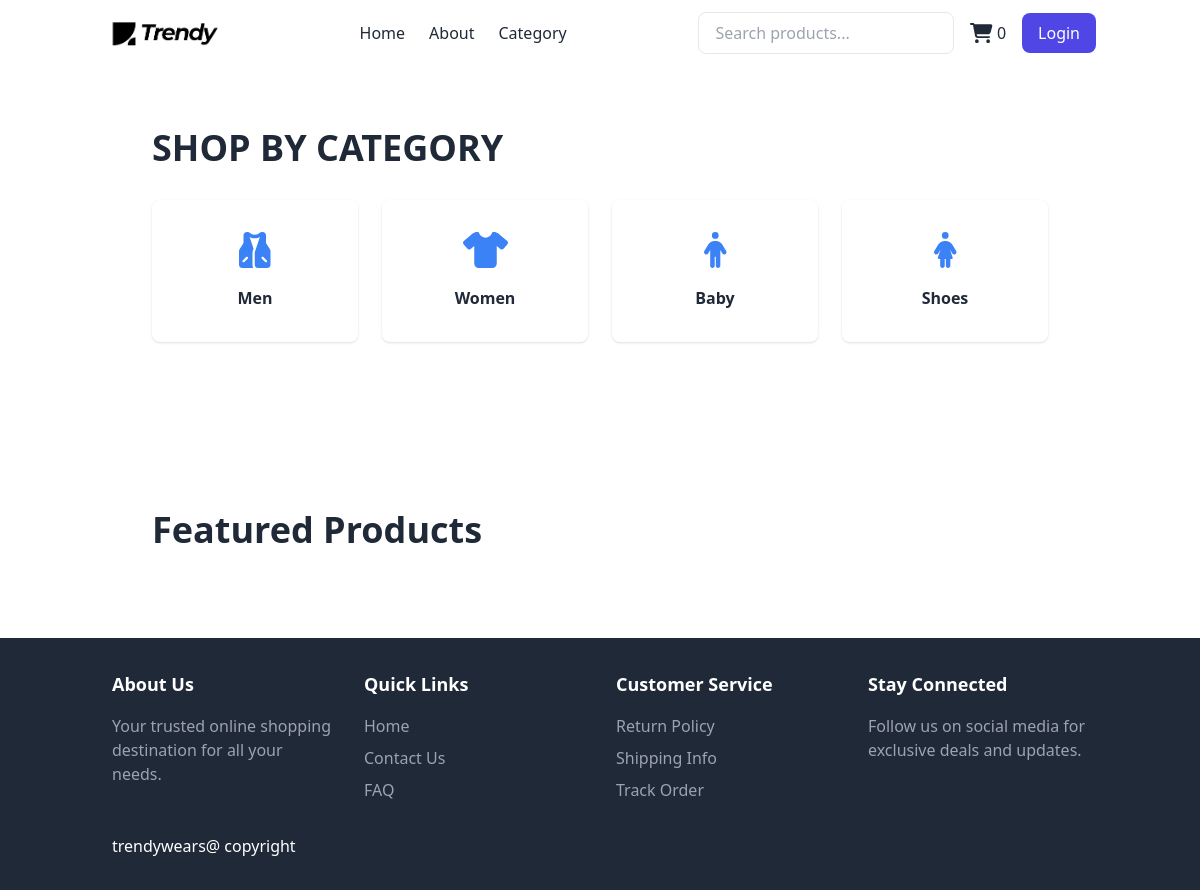
/category/baby, run on an earlier commit of the app's database.
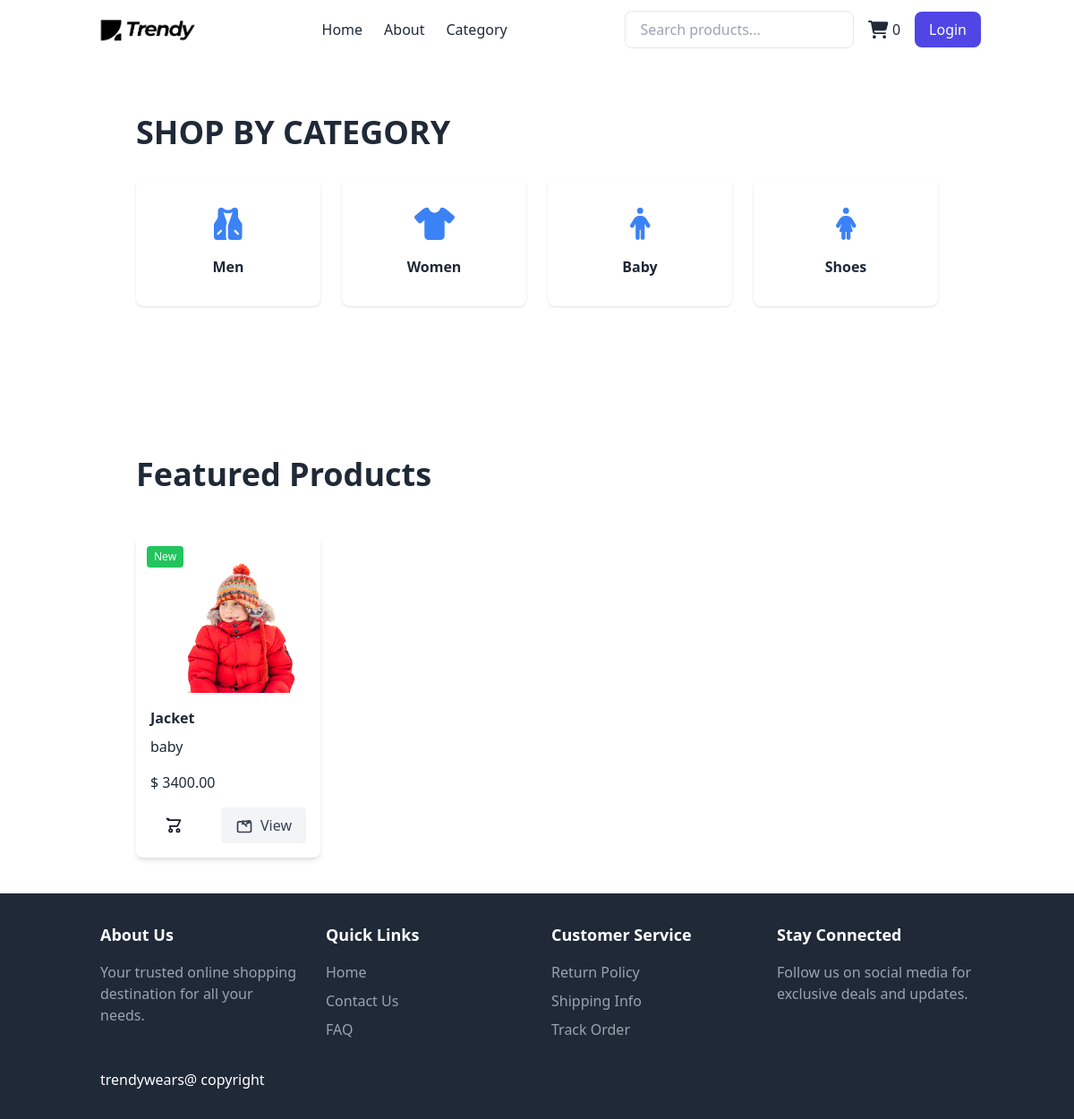
And on a later commit of the database.
### store/models.py (models this page shows, shortened)
class Product(models.Model):
    name=models.CharField(max_length=100)
    price=models.DecimalField(default=0,decimal_places=2,max_digits=6)
    Category=models.ForeignKey(Category,on_delete=models.CASCADE,default=1)
    description=models.CharField(max_length=250,default='',blank=True,null=True)
    image=models.ImageField(upload_to='uploads/product/')
    is_sale=models.BooleanField(default=False)
    sale_price=models.DecimalField(default=0,decimal_places=2,max_digits=6)
    created_at = models.DateField(default=timezone.now)  # Using timezone.now() here
    @property
    def is_new(self):
        return timezone.now().date() - self.created_at <= timedelta(days=7)

class Category(models.Model):
    name = models.CharField(max_length=50)  # Category name (max 50 chars)
    def __str__(self):
        return self.name  # Returns category name as string
    class Meta:
        verbose_name_plural = 'categories'  # Admin plural name

### store/views.py (the view)
# urls.py: path('category/<str:foo>',views.category_page, name='category'),
def category_page(request, foo):
    category_name = foo.replace('-', ' ')
    try:
        category = get_object_or_404(Category, name__iexact=category_name)
        products = Product.objects.filter(Category=category)
        return render(request, 'category.html', {
            'products': products,  # List of products in the selected category
            'category': category   # The current category being viewed
        })
    except Category.DoesNotExist:
        messages.error(request, "The category you are looking for does not exist.")
        return redirect('home')  # Redirect to the home page

### store/templates/category.html (shortened to what the changed rows need)
{% extends "base.html" %}
{% load static %}
{% block content %}
    <section id="categories" class="relative bg-white text-gray-800 py-32">
        <div class="container mx-auto px-8 lg:px-16">
            <div class="text-left mb-8">
                <h2 class="text-l font-bold text-gray-800 sm:text-4xl uppercase">Shop by Category</h2>
            </div>
        </div>
    </section>
    <section id="products" class="relative bg-white text-gray-800 py-10">
        <div class="container mx-auto px-8 lg:px-16">
            <div class="text-left mb-12">
                <h2 class="text-xl font-bold text-gray-800 sm:text-4xl">Featured Products</h2>
            </div>
            <div class="grid md:grid-cols-4 gap-6" id="featuredProducts">
                {% for product in products %}
                    <div class="bg-white p-4 rounded-lg shadow-md product-hover relative">
                        <img src="{{ product.image.url }}" alt="{{ product.name }}" class="w-full h-40 object-cover mb-4 rounded">
                        {% if product.is_new %}
                            <span class="absolute top-3 left-3 bg-green-500 text-white text-xs px-2 py-1 rounded">New</span>
                        {% endif %}
                        <h3 class="font-bold text-l mb-2">{{ product.name }}</h3>
                        <p class="text-gray-800 mb-4">{{ product.Category }}</p>
                        <p class="text-gray-800 mb-4">$ {{ product.price }}</p>
                        <div class="flex justify-between items-center">
                            <button
                                class="text-gray-900 px-4 py-2 rounded hover:text-blue-600 flex items-center gap-2"
                                onclick="addToCart('{{ product.id }}')">
                                <svg xmlns="http://www.w3.org/2000/svg" class="h-5 w-5" fill="none" viewBox="0 0 24 24" stroke="currentColor">
                                    <path stroke-linecap="round" stroke-linejoin="round" stroke-width="2" d="M3 3h2l.4 2M7 13h10l4-8H5.4m-.4 0L3 3m4 10l.4 2m.6 6a2 2 0 100-4 2 2 0 000 4zm10 0a2 2 0 100-4 2 2 0 000 4z" />
                                </svg>
                            </button>
                            <a
                                href="/product/{{ product.id }}"
                                class="bg-gray-100 text-gray-700 px-4 py-2 rounded hover:bg-gray-200 flex items-center gap-2">
                                View
                            </a>
                        </div>
                    </div>
                {% endfor %}
            </div>
        </div>
    </section>
{% endblock %}

What changed in the data, as far as the page shows it:
added Product: image (picture), created_at "New", name "Jacket", Category "baby", price "3400.00"
